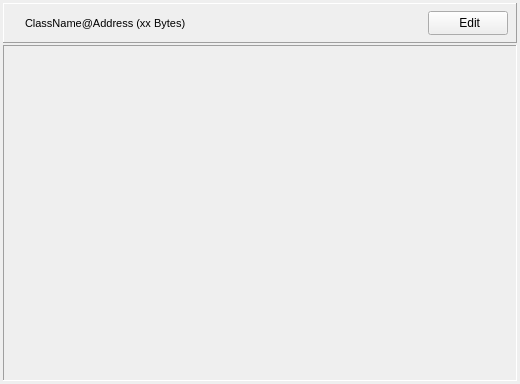
<ui version="4.0" >
 <author></author>
 <comment></comment>
 <exportmacro></exportmacro>
 <class>ObjectBrowserWidget</class>
 <widget class="QWidget" name="ObjectBrowserWidget" >
  <property name="geometry" >
   <rect>
    <x>0</x>
    <y>0</y>
    <width>520</width>
    <height>384</height>
   </rect>
  </property>
  <property name="windowTitle" >
   <string>Form</string>
  </property>
  <layout class="QVBoxLayout" >
   <property name="margin" >
    <number>3</number>
   </property>
   <property name="spacing" >
    <number>2</number>
   </property>
   <item>
    <widget class="QFrame" name="topFrame" >
     <property name="minimumSize" >
      <size>
       <width>16</width>
       <height>40</height>
      </size>
     </property>
     <property name="maximumSize" >
      <size>
       <width>16777215</width>
       <height>40</height>
      </size>
     </property>
     <property name="frameShape" >
      <enum>QFrame::Panel</enum>
     </property>
     <property name="frameShadow" >
      <enum>QFrame::Raised</enum>
     </property>
     <layout class="QHBoxLayout" >
      <property name="margin" >
       <number>0</number>
      </property>
      <property name="spacing" >
       <number>6</number>
      </property>
      <item>
       <spacer>
        <property name="orientation" >
         <enum>Qt::Horizontal</enum>
        </property>
        <property name="sizeType" >
         <enum>QSizePolicy::Fixed</enum>
        </property>
        <property name="sizeHint" >
         <size>
          <width>8</width>
          <height>20</height>
         </size>
        </property>
       </spacer>
      </item>
      <item>
       <widget class="QLabel" name="labelIcon" >
        <property name="text" >
         <string/>
        </property>
        <property name="pixmap" >
         <pixmap resource="../foundation_resources.qrc" >:/foundation/Images/Classes/Object.png</pixmap>
        </property>
       </widget>
      </item>
      <item>
       <widget class="QLabel" name="classDescriptionLabel" >
        <property name="sizePolicy" >
         <sizepolicy>
          <hsizetype>7</hsizetype>
          <vsizetype>5</vsizetype>
          <horstretch>0</horstretch>
          <verstretch>0</verstretch>
         </sizepolicy>
        </property>
        <property name="font" >
         <font>
          <family>MS Shell Dlg</family>
          <pointsize>8</pointsize>
          <weight>50</weight>
          <italic>false</italic>
          <bold>false</bold>
          <underline>false</underline>
          <strikeout>false</strikeout>
         </font>
        </property>
        <property name="text" >
         <string>ClassName@Address (xx Bytes)</string>
        </property>
       </widget>
      </item>
      <item>
       <widget class="QPushButton" name="editButton" >
        <property name="sizePolicy" >
         <sizepolicy>
          <hsizetype>5</hsizetype>
          <vsizetype>0</vsizetype>
          <horstretch>0</horstretch>
          <verstretch>0</verstretch>
         </sizepolicy>
        </property>
        <property name="maximumSize" >
         <size>
          <width>16777215</width>
          <height>24</height>
         </size>
        </property>
        <property name="text" >
         <string> Edit</string>
        </property>
        <property name="icon" >
         <iconset resource="../foundation_resources.qrc" >:/foundation/Images/Buttons/ArrowDropDownSmall.png</iconset>
        </property>
       </widget>
      </item>
      <item>
       <spacer>
        <property name="orientation" >
         <enum>Qt::Horizontal</enum>
        </property>
        <property name="sizeType" >
         <enum>QSizePolicy::Fixed</enum>
        </property>
        <property name="sizeHint" >
         <size>
          <width>8</width>
          <height>20</height>
         </size>
        </property>
       </spacer>
      </item>
     </layout>
    </widget>
   </item>
   <item>
    <widget class="QFrame" name="editorFrame" >
     <property name="sizePolicy" >
      <sizepolicy>
       <hsizetype>7</hsizetype>
       <vsizetype>7</vsizetype>
       <horstretch>0</horstretch>
       <verstretch>0</verstretch>
      </sizepolicy>
     </property>
     <property name="frameShape" >
      <enum>QFrame::Panel</enum>
     </property>
     <property name="frameShadow" >
      <enum>QFrame::Sunken</enum>
     </property>
    </widget>
   </item>
  </layout>
 </widget>
 <pixmapfunction></pixmapfunction>
 <resources>
  <include location="../foundation_resources.qrc" />
 </resources>
 <connections/>
</ui>
